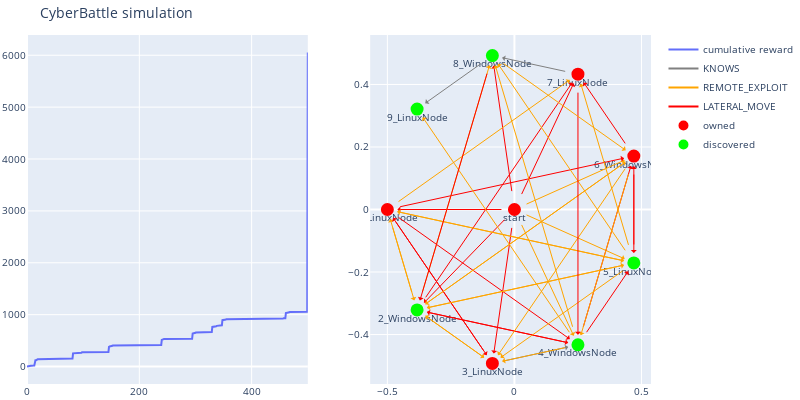

Notebook code cell kept with this figure:
### Markdown cell above
### 2.2 First training

To illustrate training with graphical rendering, we will execute three training steps with graphical rendering. We cannot perform full training with this capability, as it could crash our environment (yes, it happened to me!).

### Code cell
dqn_with_defender = learner.epsilon_greedy_search(
    cyberbattle_gym_env=cyberbattlechain_defender,
    environment_properties=ep,
    learner=agent,
    episode_count=3,
    iteration_count=iteration_count,
    epsilon=0.90,
    render=True,
    epsilon_exponential_decay=5000,
    epsilon_minimum=0.10,
    verbosity=Verbosity.Quiet,
    title="DQL"
)

### Figure 1 — Plotly figure (JSON) as saved in the notebook; plotly's stock layout.template omitted (floating-point values rounded to 4 significant figures; data arrays with more than 128 entries replaced by an {"elided": "..."} marker saying what was removed)
{"data": [{"name": "cumulative reward", "type": "scatter", "xaxis": "x", "y": {"elided": "501 int values"}, "yaxis": "y"}, {"line": {"color": "gray"}, "mode": "lines", "name": "KNOWS", "type": "scatter", "x": [0], "xaxis": "x2", "y": [0], "yaxis": "y2"}, {"line": {"color": "orange"}, "mode": "lines", "name": "REMOTE_EXPLOIT", "type": "scatter", "x": [0], "xaxis": "x2", "y": [0], "yaxis": "y2"}, {"line": {"color": "red"}, "mode": "lines", "name": "LATERAL_MOVE", "type": "scatter", "x": [0], "xaxis": "x2", "y": [0], "yaxis": "y2"}, {"hoverinfo": "text", "marker": {"color": "#D32F2E", "line": {"color": "rgb(255,0,0)", "width": 8}, "size": 5, "symbol": "circle-dot"}, "mode": "markers+text", "name": "owned", "text": ["start", "1_LinuxNode", "3_LinuxNode", "6_WindowsNode", "7_LinuxNode"], "textposition": "bottom center", "type": "scatter", "x": [0, -0.5, -0.08682, 0.4698, 0.25], "xaxis": "x2", "y": [0, -4.371e-08, -0.4924, 0.171, 0.433], "yaxis": "y2"}, {"hoverinfo": "text", "marker": {"color": "#0e9d00", "line": {"color": "rgb(0,255,0)", "width": 8}, "size": 5, "symbol": "circle-dot"}, "mode": "markers+text", "name": "discovered", "text": ["2_WindowsNode", "4_WindowsNode", "5_LinuxNode", "8_WindowsNode", "9_LinuxNode"], "textposition": "bottom center", "type": "scatter", "x": [-0.383, 0.25, 0.4698, -0.08682, -0.383], "xaxis": "x2", "y": [-0.3214, -0.433, -0.171, 0.4924, 0.3214], "yaxis": "y2"}], "layout": {"annotations": [{"align": "center", "arrowcolor": "red", "arrowhead": 1, "arrowsize": 1, "arrowwidth": 1, "ax": 0, "axref": "x2", "ay": 0, "ayref": "y2", "hovertext": "LATERAL_MOVE", "opacity": 1, "showarrow": true, "standoff": 10, "startstandoff": 10, "x": -0.5, "xref": "x2", "y": -4.371e-08, "yref": "y2"}, {"align": "center", "arrowcolor": "red", "arrowhead": 1, "arrowsize": 1, "arrowwidth": 1, "ax": 0, "axref": "x2", "ay": 0, "ayref": "y2", "hovertext": "LATERAL_MOVE", "opacity": 1, "showarrow": true, "standoff": 10, "startstandoff": 10, "x": -0.383, "xref": "x2", "y": -0.3214, "yref": "y2"}, {"align": "center", "arrowcolor": "red", "arrowhead": 1, "arrowsize": 1, "arrowwidth": 1, "ax": 0, "axref": "x2", "ay": 0, "ayref": "y2", "hovertext": "LATERAL_MOVE", "opacity": 1, "showarrow": true, "standoff": 10, "startstandoff": 10, "x": -0.08682, "xref": "x2", "y": -0.4924, "yref": "y2"}, {"align": "center", "arrowcolor": "orange", "arrowhead": 1, "arrowsize": 1, "arrowwidth": 1, "ax": 0, "axref": "x2", "ay": 0, "ayref": "y2", "hovertext": "REMOTE_EXPLOIT", "opacity": 1, "showarrow": true, "standoff": 10, "startstandoff": 10, "x": 0.25, "xref": "x2", "y": -0.433, "yref": "y2"}, {"align": "center", "arrowcolor": "orange", "arrowhead": 1, "arrowsize": 1, "arrowwidth": 1, "ax": 0, "axref": "x2", "ay": 0, "ayref": "y2", "hovertext": "REMOTE_EXPLOIT", "opacity": 1, "showarrow": true, "standoff": 10, "startstandoff": 10, "x": 0.4698, "xref": "x2", "y": -0.171, "yref": "y2"}, {"align": "center", "arrowcolor": "orange", "arrowhead": 1, "arrowsize": 1, "arrowwidth": 1, "ax": 0, "axref": "x2", "ay": 0, "ayref": "y2", "hovertext": "REMOTE_EXPLOIT", "opacity": 1, "showarrow": true, "standoff": 10, "startstandoff": 10, "x": 0.4698, "xref": "x2", "y": 0.171, "yref": "y2"}, {"align": "center", "arrowcolor": "red", "arrowhead": 1, "arrowsize": 1, "arrowwidth": 1, "ax": 0, "axref": "x2", "ay": 0, "ayref": "y2", "hovertext": "LATERAL_MOVE", "opacity": 1, "showarrow": true, "standoff": 10, "startstandoff": 10, "x": -0.08682, "xref": "x2", "y": 0.4924, "yref": "y2"}, {"align": "center", "arrowcolor": "red", "arrowhead": 1, "arrowsize": 1, "arrowwidth": 1, "ax": 0, "axref": "x2", "ay": 0, "ayref": "y2", "hovertext": "LATERAL_MOVE", "opacity": 1, "showarrow": true, "standoff": 10, "startstandoff": 10, "x": 0.25, "xref": "x2", "y": 0.433, "yref": "y2"}, {"align": "center", "arrowcolor": "orange", "arrowhead": 1, "arrowsize": 1, "arrowwidth": 1, "ax": -0.5, "axref": "x2", "ay": -4.371e-08, "ayref": "y2", "hovertext": "REMOTE_EXPLOIT", "opacity": 1, "showarrow": true, "standoff": 10, "startstandoff": 10, "x": -0.383, "xref": "x2", "y": -0.3214, "yref": "y2"}, {"align": "center", "arrowcolor": "red", "arrowhead": 1, "arrowsize": 1, "arrowwidth": 1, "ax": -0.5, "axref": "x2", "ay": -4.371e-08, "ayref": "y2", "hovertext": "LATERAL_MOVE", "opacity": 1, "showarrow": true, "standoff": 10, "startstandoff": 10, "x": -0.08682, "xref": "x2", "y": -0.4924, "yref": "y2"}, {"align": "center", "arrowcolor": "red", "arrowhead": 1, "arrowsize": 1, "arrowwidth": 1, "ax": -0.5, "axref": "x2", "ay": -4.371e-08, "ayref": "y2", "hovertext": "LATERAL_MOVE", "opacity": 1, "showarrow": true, "standoff": 10, "startstandoff": 10, "x": 0.25, "xref": "x2", "y": -0.433, "yref": "y2"}, {"align": "center", "arrowcolor": "orange", "arrowhead": 1, "arrowsize": 1, "arrowwidth": 1, "ax": -0.5, "axref": "x2", "ay": -4.371e-08, "ayref": "y2", "hovertext": "REMOTE_EXPLOIT", "opacity": 1, "showarrow": true, "standoff": 10, "startstandoff": 10, "x": 0.4698, "xref": "x2", "y": -0.171, "yref": "y2"}, {"align": "center", "arrowcolor": "orange", "arrowhead": 1, "arrowsize": 1, "arrowwidth": 1, "ax": -0.5, "axref": "x2", "ay": -4.371e-08, "ayref": "y2", "hovertext": "REMOTE_EXPLOIT", "opacity": 1, "showarrow": true, "standoff": 10, "startstandoff": 10, "x": 0.25, "xref": "x2", "y": 0.433, "yref": "y2"}, {"align": "center", "arrowcolor": "red", "arrowhead": 1, "arrowsize": 1, "arrowwidth": 1, "ax": -0.5, "axref": "x2", "ay": -4.371e-08, "ayref": "y2", "hovertext": "LATERAL_MOVE", "opacity": 1, "showarrow": true, "standoff": 10, "startstandoff": 10, "x": 0.4698, "xref": "x2", "y": 0.171, "yref": "y2"}, {"align": "center", "arrowcolor": "orange", "arrowhead": 1, "arrowsize": 1, "arrowwidth": 1, "ax": -0.5, "axref": "x2", "ay": -4.371e-08, "ayref": "y2", "hovertext": "REMOTE_EXPLOIT", "opacity": 1, "showarrow": true, "standoff": 10, "startstandoff": 10, "x": -0.5, "xref": "x2", "y": -4.371e-08, "yref": "y2"}, {"align": "center", "arrowcolor": "orange", "arrowhead": 1, "arrowsize": 1, "arrowwidth": 1, "ax": -0.383, "axref": "x2", "ay": -0.3214, "ayref": "y2", "hovertext": "REMOTE_EXPLOIT", "opacity": 1, "showarrow": true, "standoff": 10, "startstandoff": 10, "x": -0.08682, "xref": "x2", "y": -0.4924, "yref": "y2"}, {"align": "center", "arrowcolor": "orange", "arrowhead": 1, "arrowsize": 1, "arrowwidth": 1, "ax": -0.383, "axref": "x2", "ay": -0.3214, "ayref": "y2", "hovertext": "REMOTE_EXPLOIT", "opacity": 1, "showarrow": true, "standoff": 10, "startstandoff": 10, "x": -0.383, "xref": "x2", "y": -0.3214, "yref": "y2"}, {"align": "center", "arrowcolor": "orange", "arrowhead": 1, "arrowsize": 1, "arrowwidth": 1, "ax": -0.383, "axref": "x2", "ay": -0.3214, "ayref": "y2", "hovertext": "REMOTE_EXPLOIT", "opacity": 1, "showarrow": true, "standoff": 10, "startstandoff": 10, "x": -0.5, "xref": "x2", "y": -4.371e-08, "yref": "y2"}, {"align": "center", "arrowcolor": "red", "arrowhead": 1, "arrowsize": 1, "arrowwidth": 1, "ax": -0.383, "axref": "x2", "ay": -0.3214, "ayref": "y2", "hovertext": "LATERAL_MOVE", "opacity": 1, "showarrow": true, "standoff": 10, "startstandoff": 10, "x": 0.25, "xref": "x2", "y": -0.433, "yref": "y2"}, {"align": "center", "arrowcolor": "red", "arrowhead": 1, "arrowsize": 1, "arrowwidth": 1, "ax": -0.383, "axref": "x2", "ay": -0.3214, "ayref": "y2", "hovertext": "LATERAL_MOVE", "opacity": 1, "showarrow": true, "standoff": 10, "startstandoff": 10, "x": 0.25, "xref": "x2", "y": 0.433, "yref": "y2"}, {"align": "center", "arrowcolor": "orange", "arrowhead": 1, "arrowsize": 1, "arrowwidth": 1, "ax": -0.383, "axref": "x2", "ay": -0.3214, "ayref": "y2", "hovertext": "REMOTE_EXPLOIT", "opacity": 1, "showarrow": true, "standoff": 10, "startstandoff": 10, "x": -0.08682, "xref": "x2", "y": 0.4924, "yref": "y2"}, {"align": "center", "arrowcolor": "orange", "arrowhead": 1, "arrowsize": 1, "arrowwidth": 1, "ax": -0.383, "axref": "x2", "ay": -0.3214, "ayref": "y2", "hovertext": "REMOTE_EXPLOIT", "opacity": 1, "showarrow": true, "standoff": 10, "startstandoff": 10, "x": 0.4698, "xref": "x2", "y": -0.171, "yref": "y2"}, {"align": "center", "arrowcolor": "orange", "arrowhead": 1, "arrowsize": 1, "arrowwidth": 1, "ax": -0.383, "axref": "x2", "ay": -0.3214, "ayref": "y2", "hovertext": "REMOTE_EXPLOIT", "opacity": 1, "showarrow": true, "standoff": 10, "startstandoff": 10, "x": 0.4698, "xref": "x2", "y": 0.171, "yref": "y2"}, {"align": "center", "arrowcolor": "gray", "arrowhead": 1, "arrowsize": 1, "arrowwidth": 1, "ax": -0.08682, "axref": "x2", "ay": -0.4924, "ayref": "y2", "hovertext": "KNOWS", "opacity": 1, "showarrow": true, "standoff": 10, "startstandoff": 10, "x": 0.25, "xref": "x2", "y": -0.433, "yref": "y2"}, {"align": "center", "arrowcolor": "orange", "arrowhead": 1, "arrowsize": 1, "arrowwidth": 1, "ax": -0.08682, "axref": "x2", "ay": -0.4924, "ayref": "y2", "hovertext": "REMOTE_EXPLOIT", "opacity": 1, "showarrow": true, "standoff": 10, "startstandoff": 10, "x": -0.383, "xref": "x2", "y": -0.3214, "yref": "y2"}, {"align": "center", "arrowcolor": "orange", "arrowhead": 1, "arrowsize": 1, "arrowwidth": 1, "ax": -0.08682, "axref": "x2", "ay": -0.4924, "ayref": "y2", "hovertext": "REMOTE_EXPLOIT", "opacity": 1, "showarrow": true, "standoff": 10, "startstandoff": 10, "x": -0.08682, "xref": "x2", "y": -0.4924, "yref": "y2"}, {"align": "center", "arrowcolor": "red", "arrowhead": 1, "arrowsize": 1, "arrowwidth": 1, "ax": -0.08682, "axref": "x2", "ay": -0.4924, "ayref": "y2", "hovertext": "LATERAL_MOVE", "opacity": 1, "showarrow": true, "standoff": 10, "startstandoff": 10, "x": -0.5, "xref": "x2", "y": -4.371e-08, "yref": "y2"}, {"align": "center", "arrowcolor": "red", "arrowhead": 1, "arrowsize": 1, "arrowwidth": 1, "ax": 0.25, "axref": "x2", "ay": -0.433, "ayref": "y2", "hovertext": "LATERAL_MOVE", "opacity": 1, "showarrow": true, "standoff": 10, "startstandoff": 10, "x": 0.4698, "xref": "x2", "y": -0.171, "yref": "y2"}, {"align": "center", "arrowcolor": "red", "arrowhead": 1, "arrowsize": 1, "arrowwidth": 1, "ax": 0.25, "axref": "x2", "ay": -0.433, "ayref": "y2", "hovertext": "LATERAL_MOVE", "opacity": 1, "showarrow": true, "standoff": 10, "startstandoff": 10, "x": -0.383, "xref": "x2", "y": -0.3214, "yref": "y2"}, {"align": "center", "arrowcolor": "orange", "arrowhead": 1, "arrowsize": 1, "arrowwidth": 1, "ax": 0.25, "axref": "x2", "ay": -0.433, "ayref": "y2", "hovertext": "REMOTE_EXPLOIT", "opacity": 1, "showarrow": true, "standoff": 10, "startstandoff": 10, "x": -0.08682, "xref": "x2", "y": -0.4924, "yref": "y2"}, {"align": "center", "arrowcolor": "orange", "arrowhead": 1, "arrowsize": 1, "arrowwidth": 1, "ax": 0.25, "axref": "x2", "ay": -0.433, "ayref": "y2", "hovertext": "REMOTE_EXPLOIT", "opacity": 1, "showarrow": true, "standoff": 10, "startstandoff": 10, "x": -0.08682, "xref": "x2", "y": 0.4924, "yref": "y2"}, {"align": "center", "arrowcolor": "red", "arrowhead": 1, "arrowsize": 1, "arrowwidth": 1, "ax": 0.25, "axref": "x2", "ay": -0.433, "ayref": "y2", "hovertext": "LATERAL_MOVE", "opacity": 1, "showarrow": true, "standoff": 10, "startstandoff": 10, "x": 0.4698, "xref": "x2", "y": 0.171, "yref": "y2"}, {"align": "center", "arrowcolor": "orange", "arrowhead": 1, "arrowsize": 1, "arrowwidth": 1, "ax": 0.25, "axref": "x2", "ay": -0.433, "ayref": "y2", "hovertext": "REMOTE_EXPLOIT", "opacity": 1, "showarrow": true, "standoff": 10, "startstandoff": 10, "x": -0.383, "xref": "x2", "y": 0.3214, "yref": "y2"}, {"align": "center", "arrowcolor": "red", "arrowhead": 1, "arrowsize": 1, "arrowwidth": 1, "ax": 0.4698, "axref": "x2", "ay": -0.171, "ayref": "y2", "hovertext": "LATERAL_MOVE", "opacity": 1, "showarrow": true, "standoff": 10, "startstandoff": 10, "x": 0.4698, "xref": "x2", "y": 0.171, "yref": "y2"}, {"align": "center", "arrowcolor": "orange", "arrowhead": 1, "arrowsize": 1, "arrowwidth": 1, "ax": 0.4698, "axref": "x2", "ay": -0.171, "ayref": "y2", "hovertext": "REMOTE_EXPLOIT", "opacity": 1, "showarrow": true, "standoff": 10, "startstandoff": 10, "x": -0.5, "xref": "x2", "y": -4.371e-08, "yref": "y2"}, {"align": "center", "arrowcolor": "orange", "arrowhead": 1, "arrowsize": 1, "arrowwidth": 1, "ax": 0.4698, "axref": "x2", "ay": -0.171, "ayref": "y2", "hovertext": "REMOTE_EXPLOIT", "opacity": 1, "showarrow": true, "standoff": 10, "startstandoff": 10, "x": -0.08682, "xref": "x2", "y": -0.4924, "yref": "y2"}, {"align": "center", "arrowcolor": "orange", "arrowhead": 1, "arrowsize": 1, "arrowwidth": 1, "ax": 0.4698, "axref": "x2", "ay": -0.171, "ayref": "y2", "hovertext": "REMOTE_EXPLOIT", "opacity": 1, "showarrow": true, "standoff": 10, "startstandoff": 10, "x": 0.25, "xref": "x2", "y": 0.433, "yref": "y2"}, {"align": "center", "arrowcolor": "orange", "arrowhead": 1, "arrowsize": 1, "arrowwidth": 1, "ax": 0.4698, "axref": "x2", "ay": -0.171, "ayref": "y2", "hovertext": "REMOTE_EXPLOIT", "opacity": 1, "showarrow": true, "standoff": 10, "startstandoff": 10, "x": 0.4698, "xref": "x2", "y": -0.171, "yref": "y2"}, {"align": "center", "arrowcolor": "orange", "arrowhead": 1, "arrowsize": 1, "arrowwidth": 1, "ax": 0.4698, "axref": "x2", "ay": -0.171, "ayref": "y2", "hovertext": "REMOTE_EXPLOIT", "opacity": 1, "showarrow": true, "standoff": 10, "startstandoff": 10, "x": -0.383, "xref": "x2", "y": -0.3214, "yref": "y2"}, {"align": "center", "arrowcolor": "orange", "arrowhead": 1, "arrowsize": 1, "arrowwidth": 1, "ax": 0.4698, "axref": "x2", "ay": -0.171, "ayref": "y2", "hovertext": "REMOTE_EXPLOIT", "opacity": 1, "showarrow": true, "standoff": 10, "startstandoff": 10, "x": -0.08682, "xref": "x2", "y": 0.4924, "yref": "y2"}, {"align": "center", "arrowcolor": "red", "arrowhead": 1, "arrowsize": 1, "arrowwidth": 1, "ax": 0.4698, "axref": "x2", "ay": 0.171, "ayref": "y2", "hovertext": "LATERAL_MOVE", "opacity": 1, "showarrow": true, "standoff": 10, "startstandoff": 10, "x": 0.25, "xref": "x2", "y": 0.433, "yref": "y2"}, {"align": "center", "arrowcolor": "orange", "arrowhead": 1, "arrowsize": 1, "arrowwidth": 1, "ax": 0.4698, "axref": "x2", "ay": 0.171, "ayref": "y2", "hovertext": "REMOTE_EXPLOIT", "opacity": 1, "showarrow": true, "standoff": 10, "startstandoff": 10, "x": 0.25, "xref": "x2", "y": -0.433, "yref": "y2"}, {"align": "center", "arrowcolor": "orange", "arrowhead": 1, "arrowsize": 1, "arrowwidth": 1, "ax": 0.4698, "axref": "x2", "ay": 0.171, "ayref": "y2", "hovertext": "REMOTE_EXPLOIT", "opacity": 1, "showarrow": true, "standoff": 10, "startstandoff": 10, "x": -0.08682, "xref": "x2", "y": -0.4924, "yref": "y2"}, {"align": "center", "arrowcolor": "orange", "arrowhead": 1, "arrowsize": 1, "arrowwidth": 1, "ax": 0.4698, "axref": "x2", "ay": 0.171, "ayref": "y2", "hovertext": "REMOTE_EXPLOIT", "opacity": 1, "showarrow": true, "standoff": 10, "startstandoff": 10, "x": 0.4698, "xref": "x2", "y": 0.171, "yref": "y2"}, {"align": "center", "arrowcolor": "red", "arrowhead": 1, "arrowsize": 1, "arrowwidth": 1, "ax": 0.4698, "axref": "x2", "ay": 0.171, "ayref": "y2", "hovertext": "LATERAL_MOVE", "opacity": 1, "showarrow": true, "standoff": 10, "startstandoff": 10, "x": 0.4698, "xref": "x2", "y": -0.171, "yref": "y2"}, {"align": "center", "arrowcolor": "orange", "arrowhead": 1, "arrowsize": 1, "arrowwidth": 1, "ax": 0.4698, "axref": "x2", "ay": 0.171, "ayref": "y2", "hovertext": "REMOTE_EXPLOIT", "opacity": 1, "showarrow": true, "standoff": 10, "startstandoff": 10, "x": -0.383, "xref": "x2", "y": -0.3214, "yref": "y2"}, {"align": "center", "arrowcolor": "gray", "arrowhead": 1, "arrowsize": 1, "arrowwidth": 1, "ax": 0.25, "axref": "x2", "ay": 0.433, "ayref": "y2", "hovertext": "KNOWS", "opacity": 1, "showarrow": true, "standoff": 10, "startstandoff": 10, "x": -0.08682, "xref": "x2", "y": 0.4924, "yref": "y2"}, {"align": "center", "arrowcolor": "red", "arrowhead": 1, "arrowsize": 1, "arrowwidth": 1, "ax": 0.25, "axref": "x2", "ay": 0.433, "ayref": "y2", "hovertext": "LATERAL_MOVE", "opacity": 1, "showarrow": true, "standoff": 10, "startstandoff": 10, "x": 0.25, "xref": "x2", "y": -0.433, "yref": "y2"}, {"align": "center", "arrowcolor": "red", "arrowhead": 1, "arrowsize": 1, "arrowwidth": 1, "ax": -0.08682, "axref": "x2", "ay": 0.4924, "ayref": "y2", "hovertext": "LATERAL_MOVE", "opacity": 1, "showarrow": true, "standoff": 10, "startstandoff": 10, "x": -0.383, "xref": "x2", "y": -0.3214, "yref": "y2"}, {"align": "center", "arrowcolor": "gray", "arrowhead": 1, "arrowsize": 1, "arrowwidth": 1, "ax": -0.08682, "axref": "x2", "ay": 0.4924, "ayref": "y2", "hovertext": "KNOWS", "opacity": 1, "showarrow": true, "standoff": 10, "startstandoff": 10, "x": -0.383, "xref": "x2", "y": 0.3214, "yref": "y2"}, {"align": "center", "arrowcolor": "orange", "arrowhead": 1, "arrowsize": 1, "arrowwidth": 1, "ax": -0.08682, "axref": "x2", "ay": 0.4924, "ayref": "y2", "hovertext": "REMOTE_EXPLOIT", "opacity": 1, "showarrow": true, "standoff": 10, "startstandoff": 10, "x": 0.4698, "xref": "x2", "y": 0.171, "yref": "y2"}], "autosize": false, "font": {"size": 10}, "height": 400, "hovermode": "closest", "margin": {"b": 15, "l": 2, "r": 2, "t": 35}, "showlegend": true, "title": {"text": "CyberBattle simulation"}, "width": 800, "xaxis": {"anchor": "y", "domain": [0, 0.45]}, "xaxis2": {"anchor": "y2", "domain": [0.55, 1]}, "yaxis": {"anchor": "x", "domain": [0, 1]}, "yaxis2": {"anchor": "x2", "domain": [0, 1]}}}
